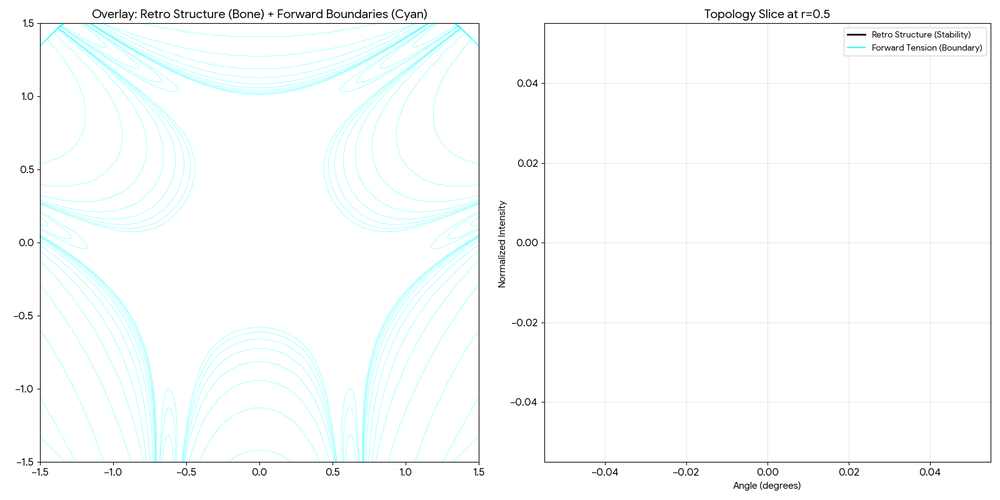
#> input picture doclab/experiments/Cosmic_Compass/fractal_mri/Code_Generated_Image (1).png, 1000 x 500 px, shrunk from 1600 x 800 before the run
$ python symmetry_tester_retrograde_forward.py 'Code_Generated_Image (1).png'
#> lines starting #> are read from the running program, lines starting #| are printed output that depends on the picture
#> further down, img is the input picture: PIL image 1000x500 RGB; mean R, G, B 249.6, 251.9, 251.9
# symmetry_tester.py
from PIL import Image
import numpy as np
import sys

def symmetry_stats(arr, label="image"):
    # optional crop to avoid borders/titles
#> called with label = 'Code_Generated_Image (1).png'
    pad = 100
    a = arr[pad:-pad, pad:-pad]
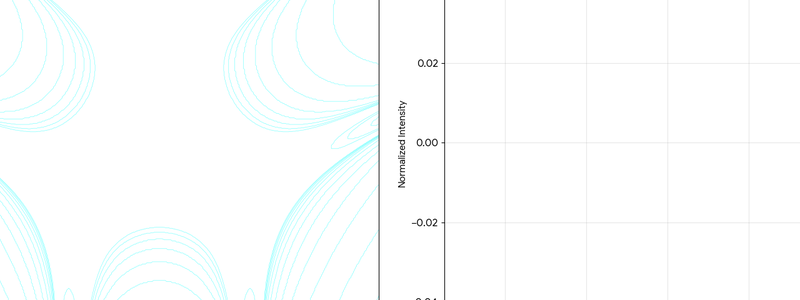
#> a: shape (300, 800, 3) int16; mean R, G, B 252, 253.9, 253.9

    def stats(diff):
        d = np.abs(diff).astype(np.float32)
        mean = d.mean()
        p999 = np.percentile(d, 99.9)
        return mean, p999

    v = a - a[:, ::-1, :]        # left–right mirror
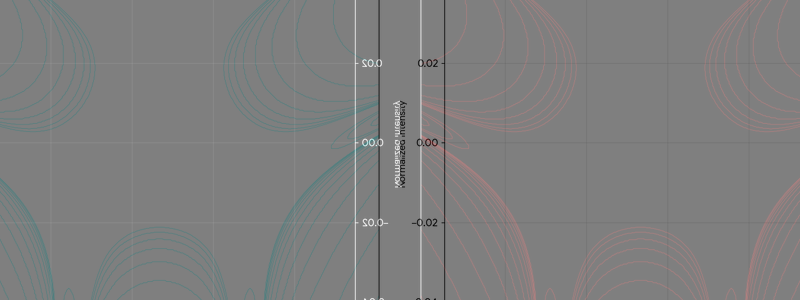
#> v: shape (300, 800, 3) int16; mean R, G, B 0, 0, 0; drawn with min black and max white
    h = a - a[::-1, :, :]        # top–bottom mirror
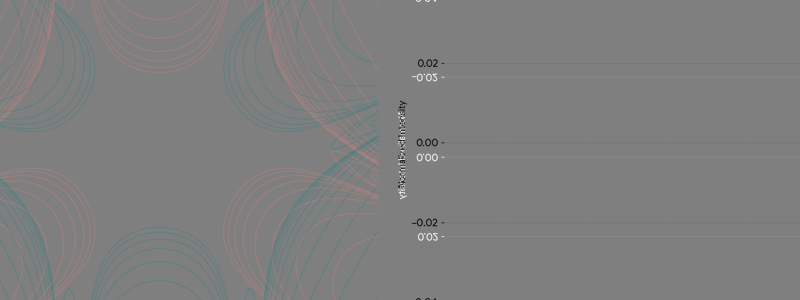
#> h: shape (300, 800, 3) int16; mean R, G, B 0, 0, 0; drawn with min black and max white
    r = a - a[::-1, ::-1, :]     # 180° rotation

    print(f"\n=== {label} ===")
    for name, diff in [("Vertical", v), ("Horizontal", h), ("Rot180", r)]:
        mean, p999 = stats(diff)
        print(f"{name:10s}: mean Δ = {mean:6.3f}, 99.9% Δ ≤ {p999:6.3f}")
#> this loop made 3 passes
#> (name, mean, p999) on passes 1 to 3: ('Vertical', 3.25, 174), ('Horizontal', 1.89, 171), ('Rot180', 3.29, 177)
#| Vertical  : mean Δ =  3.252, 99.9% Δ ≤ 174.000
#| Horizontal: mean Δ =  1.895, 99.9% Δ ≤ 171.000
#| Rot180    : mean Δ =  3.288, 99.9% Δ ≤ 177.000
#> pass 1, in stats, `d = np.abs(diff).astype(np.float32)`:
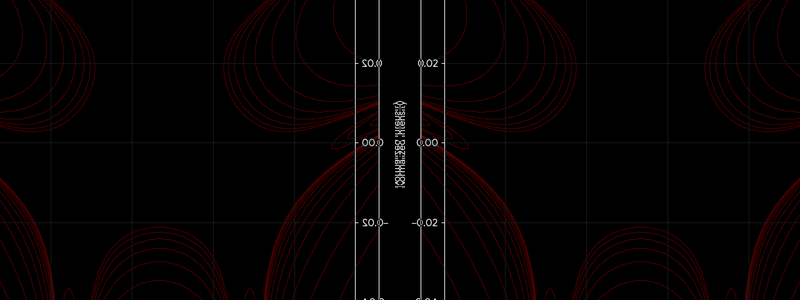
#> d: shape (300, 800, 3) float32; mean R, G, B 5.7, 2, 2
#> pass 2, in stats (call 2), `d = np.abs(diff).astype(np.float32)`:
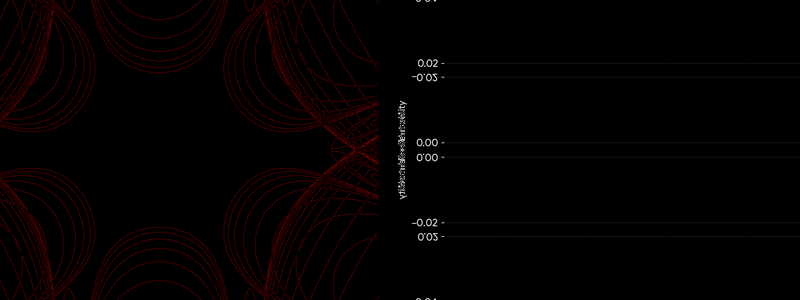
#> d: shape (300, 800, 3) float32; mean R, G, B 4.2, 0.7, 0.7
#> pass 3, in stats (call 3), `d = np.abs(diff).astype(np.float32)`:
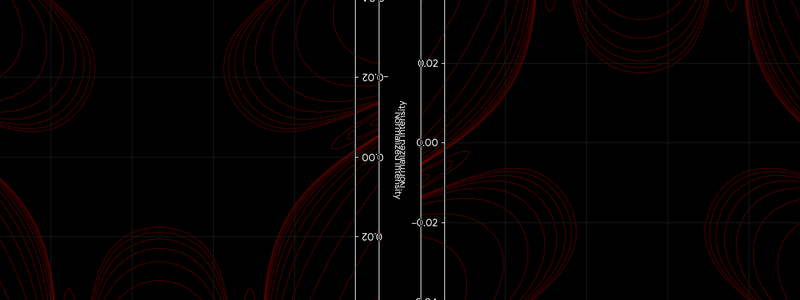
#> d: shape (300, 800, 3) float32; mean R, G, B 5.7, 2.1, 2.1

if __name__ == "__main__":
    if len(sys.argv) < 2:
        print("Usage: python symmetry_tester.py path/to/image.png")
        sys.exit(1)

    path = sys.argv[1]
    img = Image.open(path).convert("RGB")
    arr = np.asarray(img, dtype=np.int16)
    symmetry_stats(arr, label=path)

$ run again, on doclab/experiments/Cosmic_Compass/fractal_mri/Code_Generated_Image (3).png
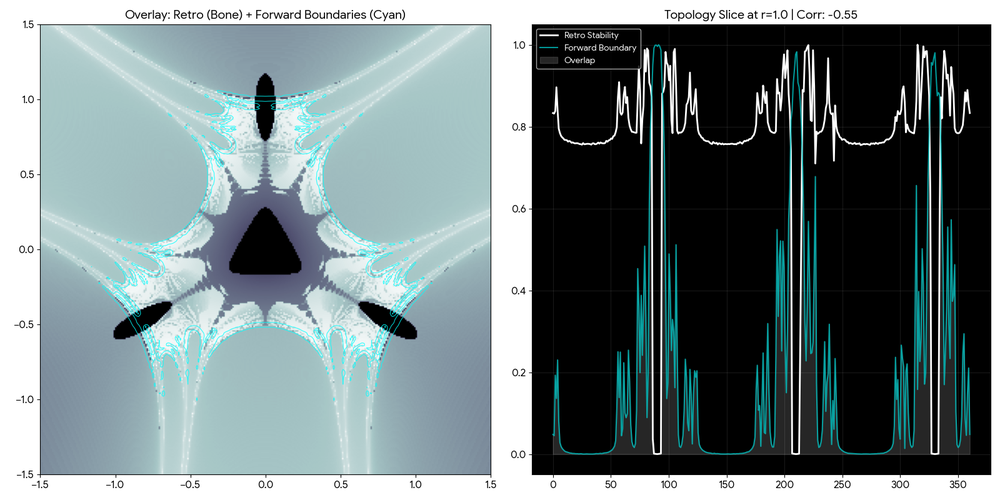
#> input picture doclab/experiments/Cosmic_Compass/fractal_mri/Code_Generated_Image (3).png, 1000 x 500 px, shrunk from 1600 x 800 before the run
#> img is the input picture: PIL image 1000x500 RGB; mean R, G, B 113.6, 127.9, 129.7
#> in symmetry_stats, `r = a - a[::-1, ::-1, :]`:
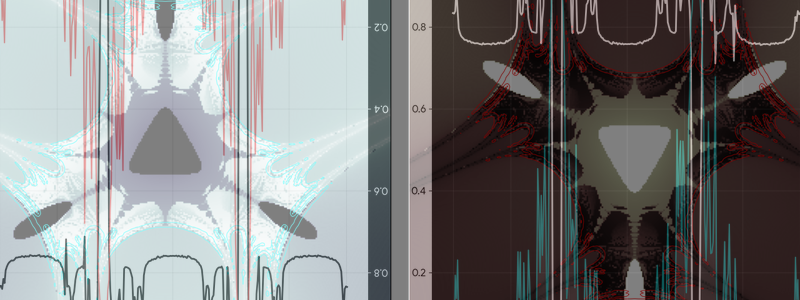
#> r: shape (300, 800, 3) int16; mean R, G, B 0, 0, 0; drawn with min black and max white
#> the loop in symmetry_stats, `for name, diff in [("Vertical", v), ("Horizontal", h), ("Rot180", r)]:` made 3 passes
#> (name, mean, p999) on passes 1 to 3: ('Vertical', 151.2, 251), ('Horizontal', 27.6, 255), ('Rot180', 151.4, 251)
#> (printed output is left out)
#> pass 3, in stats (call 3), `d = np.abs(diff).astype(np.float32)`:
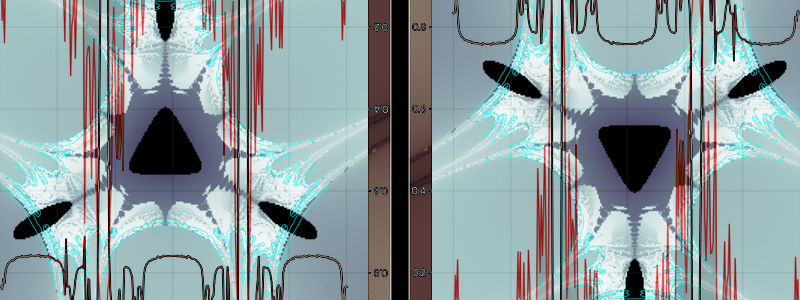
#> d: shape (300, 800, 3) float32; mean R, G, B 140.6, 155.2, 158.4
